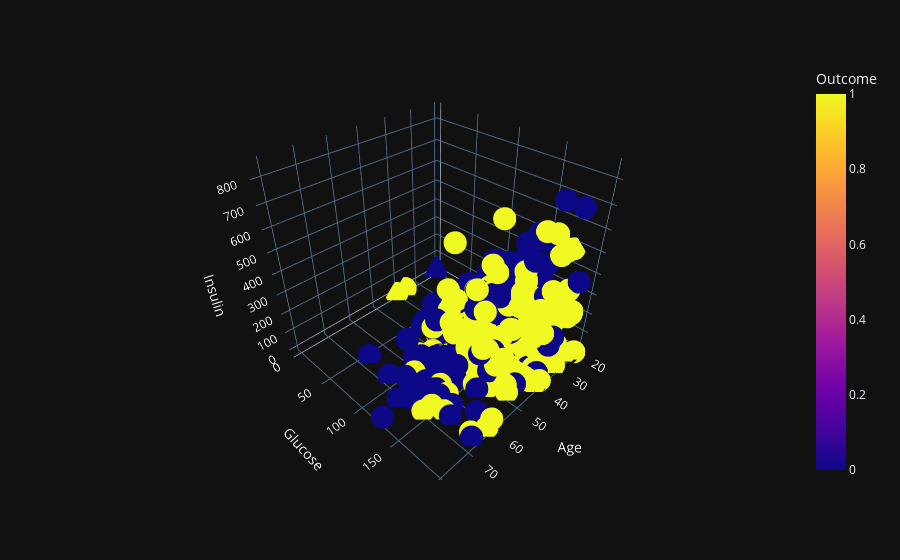

Here is the notebook cell this chart was saved with:
### Markdown cell above
3D scatterplot showing correlation between insulin and glucose across ages and it impacts the target variable

### Code cell
ax = px.scatter_3d(df_diabetes, x="Age", y="Glucose", z="Insulin", template="plotly_dark", color="Outcome")
ax.show()

### Figure 1 — Plotly figure (JSON) as saved in the notebook; plotly's stock layout.template omitted (floating-point values rounded to 4 significant figures; data arrays with more than 128 entries replaced by an {"elided": "..."} marker saying what was removed)
{"data": [{"hovertemplate": "Age=%{x}<br>Glucose=%{y}<br>Insulin=%{z}<br>Outcome=%{marker.color}<extra></extra>", "legendgroup": "", "marker": {"color": {"elided": "768 int values"}, "coloraxis": "coloraxis", "symbol": "circle"}, "mode": "markers", "name": "", "scene": "scene", "showlegend": false, "x": {"elided": "768 int values"}, "y": {"elided": "768 int values"}, "z": {"elided": "768 int values"}, "type": "scatter3d"}], "layout": {"scene": {"domain": {"x": [0.0, 1.0], "y": [0.0, 1.0]}, "xaxis": {"title": {"text": "Age"}}, "yaxis": {"title": {"text": "Glucose"}}, "zaxis": {"title": {"text": "Insulin"}}}, "coloraxis": {"colorbar": {"title": {"text": "Outcome"}}, "colorscale": [[0.0, "#0d0887"], [0.1111, "#46039f"], [0.2222, "#7201a8"], [0.3333, "#9c179e"], [0.4444, "#bd3786"], [0.5556, "#d8576b"], [0.6667, "#ed7953"], [0.7778, "#fb9f3a"], [0.8889, "#fdca26"], [1.0, "#f0f921"]]}, "legend": {"tracegroupgap": 0}, "margin": {"t": 60}}}
